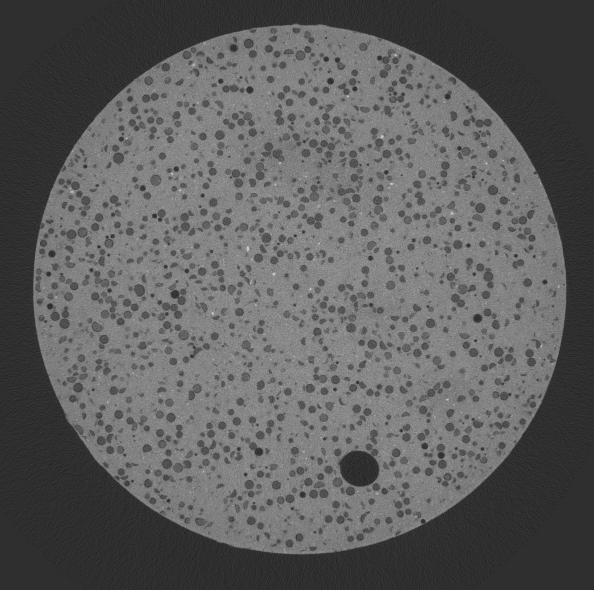
#> input picture projects/01_mortar_porosity_analysis/data/raw/Muestra01.tif, 1188 x 1180 px, found by its file name (shown at 1/2 size)
$ jupyter execute --allow-errors 01_mortar_porosity_analysis.ipynb
#> lines starting #> are read from the running program, lines starting #| are printed output that depends on the picture
[cell 1]
# ============================================================
# PROYECTO 01 - Análisis de Porosidad en Mortero de Cemento
# 1. Exploración y comprensión de los datos
# ============================================================
# Autor: Peter Zabala Medina, PhD
# Equipo: Nikon XT H 225
# ============================================================

import numpy as np
import tifffile
import matplotlib.pyplot as plt
import matplotlib.gridspec as gridspec
from pathlib import Path

# ------------------------------------------------------------
# 1.1 - Parámetros de adquisición
# ------------------------------------------------------------
# Estos parámetros convierten los resultados de píxeles a
# unidades físicas reales. Son la base de todo el análisis.

ACQUISITION_PARAMS = {
    "equipment"  : "Nikon XT H 225",
    "energy_kV"  : 150,
    "pixel_size_um": 20,        # micrones por pixel
    "material"   : "Mortero de cemento",
    "phases"     : ["Poros", "Resina", "Matriz de cemento"],
}

print("=" * 50)
print("Parámetros de adquisición")
print("=" * 50)
for key, value in ACQUISITION_PARAMS.items():
    print(f"  {key:20s}: {value}")

# ------------------------------------------------------------
# 1.2 - Rutas del proyecto
# ------------------------------------------------------------

BASE_DIR    = Path(r"C:\Users\Peter\ai-imaging-portfolio\projects\01_mortar_porosity_analysis")
DATA_RAW    = BASE_DIR / "data" / "raw"
FIGURES_DIR = BASE_DIR / "figures"
RESULTS_DIR = BASE_DIR / "results"

IMAGE_PATH  = DATA_RAW / "Muestra01.tif"

# ------------------------------------------------------------
# 1.3 - Carga de imagen
# Nota: esta función es el punto de entrada del pipeline.
# En el proyecto 3D, se llamará una vez por corte dentro
# de un loop de procesamiento por lotes.
# ------------------------------------------------------------

def load_image(path: Path) -> np.ndarray:
    """
    Carga una imagen TIFF de cortes tomográficos.

    Parameters
    ----------
    path : Path
        Ruta al archivo .tif

    Returns
    -------
    np.ndarray
        Imagen en formato uint16
    """
    img = tifffile.imread(path)
#> img is the input picture: shape (1180, 1188) uint16; min 4930, max 59483, mean 24073
    return img

img = load_image(IMAGE_PATH)

# ------------------------------------------------------------
# 1.4 - Información básica de la imagen
# ------------------------------------------------------------

pixel_size  = ACQUISITION_PARAMS["pixel_size_um"]
height, width = img.shape
fov_mm = (height * pixel_size / 1000, width * pixel_size / 1000)

print("\n")
print("=" * 50)
print("Información de la imagen")
print("=" * 50)
print(f"  Dimensiones        : {height} x {width} píxeles")
#|   Dimensiones        : 1180 x 1188 píxeles
print(f"  Campo de visión    : {fov_mm[0]:.2f} x {fov_mm[1]:.2f} mm")
#|   Campo de visión    : 23.60 x 23.76 mm
print(f"  Tipo de dato       : {img.dtype}")
#|   Tipo de dato       : uint16
print(f"  Valor mínimo       : {img.min()}")
#|   Valor mínimo       : 4930
print(f"  Valor máximo       : {img.max()}")
#|   Valor máximo       : 59483
print(f"  Media              : {img.mean():.1f}")
#|   Media              : 24073.0
print(f"  Desviación estándar: {img.std():.1f}")
#|   Desviación estándar: 10078.8

# ------------------------------------------------------------
# 1.5 - Visualización exploratoria
# ------------------------------------------------------------

def plot_exploration(img: np.ndarray, params: dict, save_path: Path) -> None:
    """
    Genera figura exploratoria con imagen e histograma de intensidades.
    Identifica visualmente las fases presentes en la muestra.

    Parameters
    ----------
    img     : np.ndarray  Imagen tomográfica uint16
    params  : dict        Parámetros de adquisición
    save_path : Path      Ruta donde guardar la figura
    """
    # Normalizar a uint8 solo para visualización
    img_vis = ((img - img.min()) / (img.max() - img.min()) * 255).astype(np.uint8)

    fig = plt.figure(figsize=(14, 6))
    gs  = gridspec.GridSpec(1, 2, width_ratios=[1, 1.2])

    # --- Imagen ---
    ax0 = fig.add_subplot(gs[0])
    im  = ax0.imshow(img_vis, cmap="gray")
    ax0.set_title(f"Corte tomográfico\n{params['material']} — {params['equipment']}", fontsize=12)
    ax0.set_xlabel(f"Pixel (1 px = {params['pixel_size_um']} µm)")
    ax0.set_ylabel("Pixel")
    plt.colorbar(im, ax=ax0, fraction=0.046, label="Intensidad (normalizada)")

    # --- Histograma ---
    ax1 = fig.add_subplot(gs[1])
    ax1.hist(img.ravel(), bins=300, color="steelblue", alpha=0.85, linewidth=0.3)
    ax1.set_title("Histograma de intensidades (uint16)\nIdentificación de fases", fontsize=12)
    ax1.set_xlabel("Valor de gris")
    ax1.set_ylabel("Frecuencia de píxeles")

    # Anotaciones de fases (aproximadas — se ajustan en 3)
    ax1.axvspan(img.min(), 15000, alpha=0.15, color="black",  label="Poros (oscuro)")
    ax1.axvspan(15000,     35000, alpha=0.15, color="orange", label="Resina (gris medio)")
    ax1.axvspan(35000, img.max(), alpha=0.15, color="white",  label="Cemento (claro)")
    ax1.legend(fontsize=10)

    plt.tight_layout()
    out = save_path / "01_exploracion_imagen.png"
    plt.savefig(out, dpi=150, bbox_inches="tight")
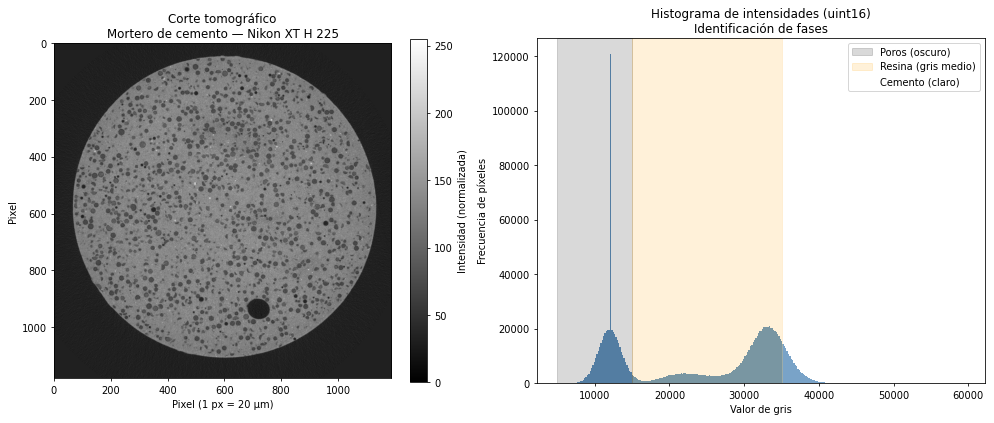
#> figure drawn by matplotlib, 3 panels; panel 3: tallest bar 120705 high, from x = 12021.9 to 12203.7
    plt.show()
    print(f"\n  Figura guardada en: {out}")

plot_exploration(img, ACQUISITION_PARAMS, FIGURES_DIR)

[cell 2]
# ============================================================
# 2. - Preprocesamiento
# ============================================================
# Objetivo: preparar la imagen para la segmentación.
# Decisiones tomadas acá afectan directamente la calidad
# de las máscaras en 3.
# ============================================================

from scipy.ndimage import gaussian_filter, median_filter
from skimage.exposure import rescale_intensity

# ------------------------------------------------------------
# 2.1 - Normalización de intensidades
# Convertimos uint16 a float32 en rango [0, 1].
# Trabajar en float evita errores de overflow en operaciones
# posteriores y es la práctica estándar en CV científica.
# ------------------------------------------------------------

def normalize_image(img: np.ndarray) -> np.ndarray:
    """
    Normaliza una imagen uint16 a float32 en rango [0, 1].

    Parameters
    ----------
    img : np.ndarray
        Imagen original uint16

    Returns
    -------
    np.ndarray
        Imagen normalizada float32 en [0, 1]
    """
    img_float = img.astype(np.float32)
    img_norm  = (img_float - img_float.min()) / (img_float.max() - img_float.min())
    return img_norm

img_norm = normalize_image(img)

print("=" * 50)
print("Normalización")
print("=" * 50)
print(f"  Tipo original    : {img.dtype}  rango [{img.min()}, {img.max()}]")
#|   Tipo original    : uint16  rango [4930, 59483]
print(f"  Tipo normalizado : {img_norm.dtype}  rango [{img_norm.min():.3f}, {img_norm.max():.3f}]")
#|   Tipo normalizado : float32  rango [0.000, 1.000]

# ------------------------------------------------------------
# 2.2 - Evaluación de ruido
# Antes de filtrar, evaluamos si la imagen lo necesita.
# En imágenes de microCT de buena calidad muchas veces
# el filtrado no mejora — y puede borrar bordes reales.
# Calculamos el SNR como métrica objetiva.
# ------------------------------------------------------------

def estimate_snr(img: np.ndarray) -> float:
    """
    Estima el Signal-to-Noise Ratio como mean/std.
    Un SNR > 10 generalmente indica imagen de buena calidad.

    Parameters
    ----------
    img : np.ndarray
        Imagen normalizada float32

    Returns
    -------
    float
        Valor de SNR estimado
    """
    snr = img.mean() / img.std()
#> snr = 1.9
    return snr

snr = estimate_snr(img_norm)
#> snr = 1.9
print(f"\n  SNR estimado     : {snr:.2f}")
#|   SNR estimado     : 1.90
print(f"  Evaluación       : {'Buena calidad — filtrado opcional' if snr > 5 else 'Ruido significativo — filtrado recomendado'}")
#|   Evaluación       : Ruido significativo — filtrado recomendado

# ------------------------------------------------------------
# 2.3 - Comparación de filtros
# Evaluamos tres opciones:
#   - Sin filtro (baseline)
#   - Filtro gaussiano (suavizado general)
#   - Filtro de mediana (preserva bordes mejor)
# La decisión final se toma visualmente y con el histograma.
# ------------------------------------------------------------

def apply_filters(img: np.ndarray, gaussian_sigma: float = 1.0,
                  median_size: int = 3) -> dict:
    """
    Aplica filtros de suavizado y retorna todas las versiones
    para comparación visual.

    Parameters
    ----------
    img            : np.ndarray  Imagen normalizada float32
    gaussian_sigma : float       Sigma para filtro gaussiano
    median_size    : int         Tamaño de ventana para mediana

    Returns
    -------
    dict con versiones: original, gaussian, median
    """
    return {
        "original" : img,
        "gaussian" : gaussian_filter(img, sigma=gaussian_sigma).astype(np.float32),
        "median"   : median_filter(img,  size=median_size).astype(np.float32),
    }

filtered_versions = apply_filters(img_norm, gaussian_sigma=1.0, median_size=3)
#> filtered_versions = 3 items

# ------------------------------------------------------------
# 2.4 - Visualización comparativa de filtros
# ------------------------------------------------------------

def plot_filter_comparison(versions: dict, save_path: Path) -> None:
    """
    Figura comparativa de las tres versiones de filtrado.
    Incluye imagen y detalle ampliado para evaluar bordes,
    más histograma superpuesto para comparar distribuciones.

    Parameters
    ----------
    versions  : dict   Diccionario con versiones filtradas
    save_path : Path   Ruta donde guardar la figura
    """
    titles = {
        "original" : "Sin filtro (baseline)",
        "gaussian" : "Filtro Gaussiano (σ=1.0)",
        "median"   : "Filtro de Mediana (3×3)",
    }

    # Región de detalle para comparar bordes
    row_s, row_e = 800, 1000
    col_s, col_e = 600, 800

    fig, axes = plt.subplots(2, 3, figsize=(15, 9))

    for col, (key, img_v) in enumerate(versions.items()):

        # Fila superior — imagen completa
        axes[0, col].imshow(img_v, cmap="gray", vmin=0, vmax=1)
        axes[0, col].set_title(titles[key], fontsize=11)
        axes[0, col].add_patch(plt.Rectangle(
            (col_s, row_s), col_e - col_s, row_e - row_s,
            edgecolor="red", facecolor="none", linewidth=1.5))
        axes[0, col].axis("off")

        # Fila inferior — detalle ampliado
        axes[1, col].imshow(img_v[row_s:row_e, col_s:col_e],
                            cmap="gray", vmin=0, vmax=1)
        axes[1, col].set_title(f"Detalle — {titles[key]}", fontsize=10)
        axes[1, col].axis("off")
#> this loop made 3 passes
#> key on passes 1 to 3: 'original', 'gaussian', 'median'

    plt.suptitle("Comparación de estrategias de filtrado\n"
                 "Evaluar preservación de bordes entre fases", fontsize=13)
    plt.tight_layout()
    out = save_path / "02_comparacion_filtros.png"
    plt.savefig(out, dpi=150, bbox_inches="tight")
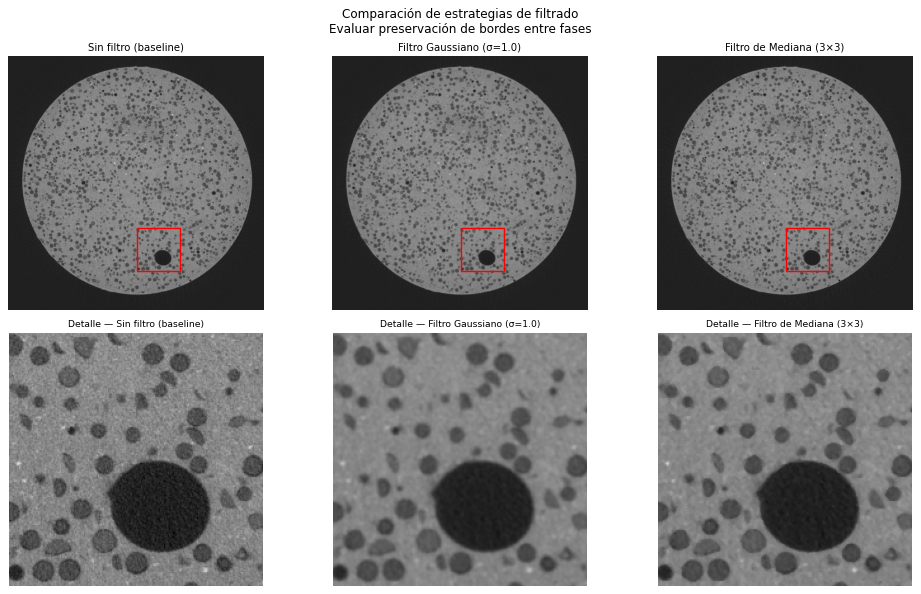
#> figure drawn by matplotlib, 6 panels
    plt.show()
    print(f"  Figura guardada en: {out}")


def plot_histogram_comparison(versions: dict, save_path: Path) -> None:
    """
    Histogramas superpuestos de las tres versiones.
    Permite evaluar si el filtrado borra separación entre fases.

    Parameters
    ----------
    versions  : dict   Diccionario con versiones filtradas
    save_path : Path   Ruta donde guardar la figura
    """
    colors = {"original": "steelblue", "gaussian": "tomato", "median": "seagreen"}

    fig, ax = plt.subplots(figsize=(10, 5))
    for key, img_v in versions.items():
        ax.hist(img_v.ravel(), bins=300, alpha=0.6,
                color=colors[key], label=key.capitalize(), linewidth=0.3)

    ax.set_title("Histogramas comparativos — efecto del filtrado\n"
                 "Los valles entre fases deben mantenerse definidos", fontsize=12)
    ax.set_xlabel("Intensidad normalizada [0, 1]")
    ax.set_ylabel("Frecuencia de píxeles")
    ax.legend(fontsize=11)

    plt.tight_layout()
    out = save_path / "02_histogramas_filtrado.png"
    plt.savefig(out, dpi=150, bbox_inches="tight")
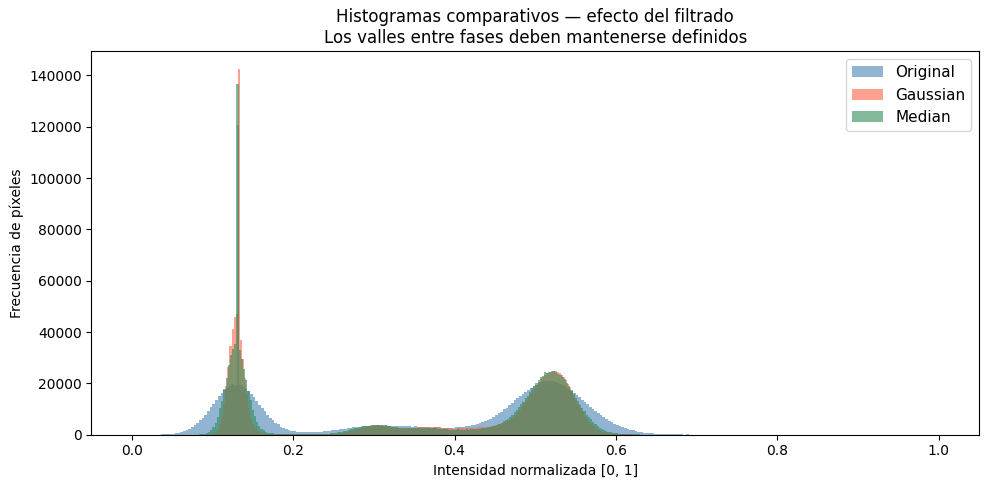
#> figure drawn by matplotlib, 1 panel; tallest bar 120705 high, from x = 0.13 to 0.133; tallest bar 142377 high, from x = 0.131 to 0.134; tallest bar 136671 high, from x = 0.13 to 0.132
    plt.show()
    print(f"  Figura guardada en: {out}")


plot_filter_comparison(filtered_versions, FIGURES_DIR)
plot_histogram_comparison(filtered_versions, FIGURES_DIR)

# ------------------------------------------------------------
# 2.5 - Selección de imagen preprocesada
# Después de evaluar las figuras anteriores, elegís cuál
# versión usar en el Acto 3. Por defecto usamos mediana
# porque preserva mejor los bordes entre fases.
# Cambiá la key si tu evaluación visual indica otra cosa.
# ------------------------------------------------------------

FILTER_SELECTED = "median"   # opciones: "original", "gaussian", "median"

img_preprocessed = filtered_versions[FILTER_SELECTED]

print("\n")
print("=" * 50)
print("Imagen preprocesada lista para segmentación")
print("=" * 50)
print(f"  Filtro seleccionado : {FILTER_SELECTED}")
print(f"  Shape               : {img_preprocessed.shape}")
#|   Shape               : (1180, 1188)
#> (the rest of the program and of its run is left out)
